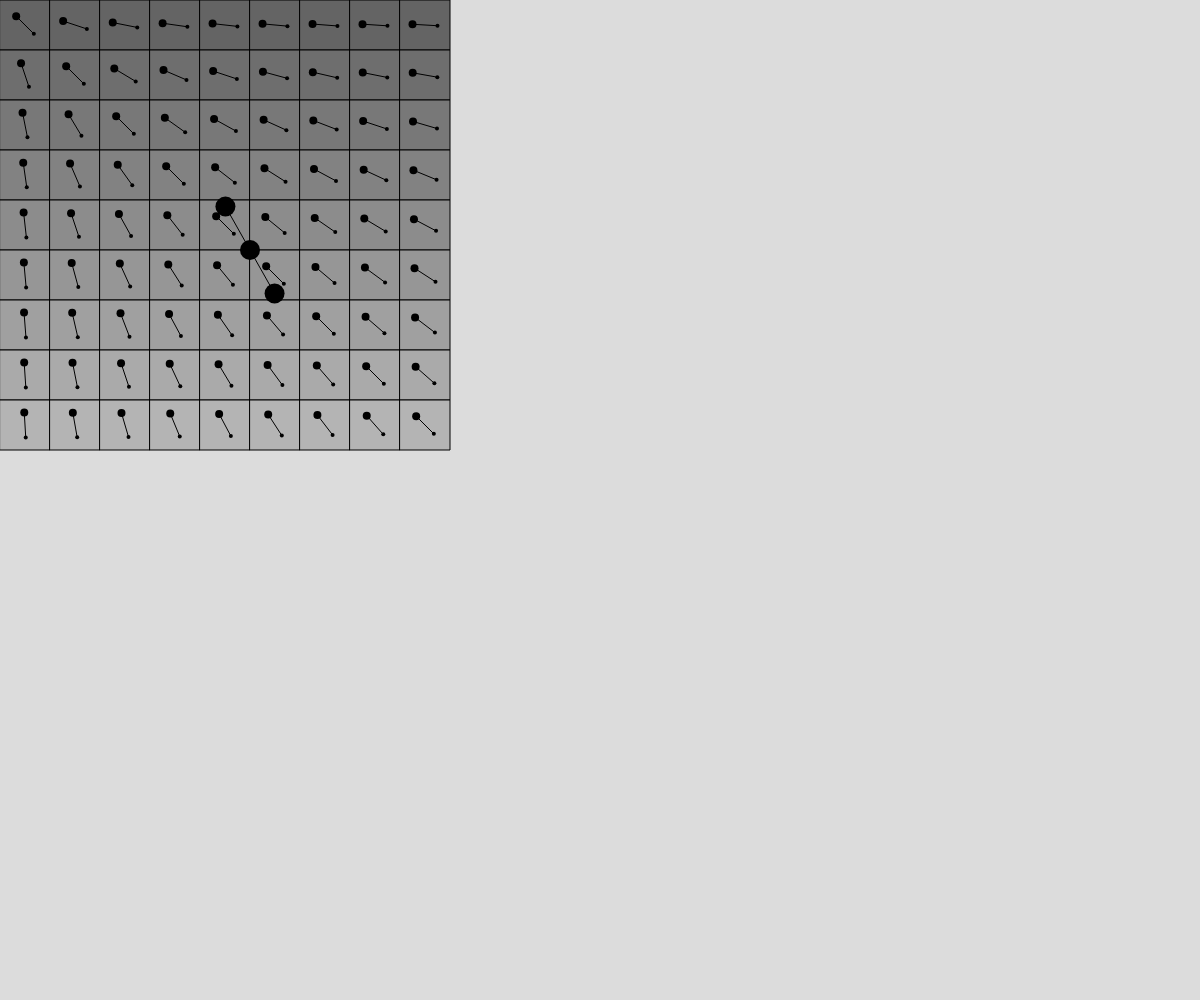
Frame 1 (no input)
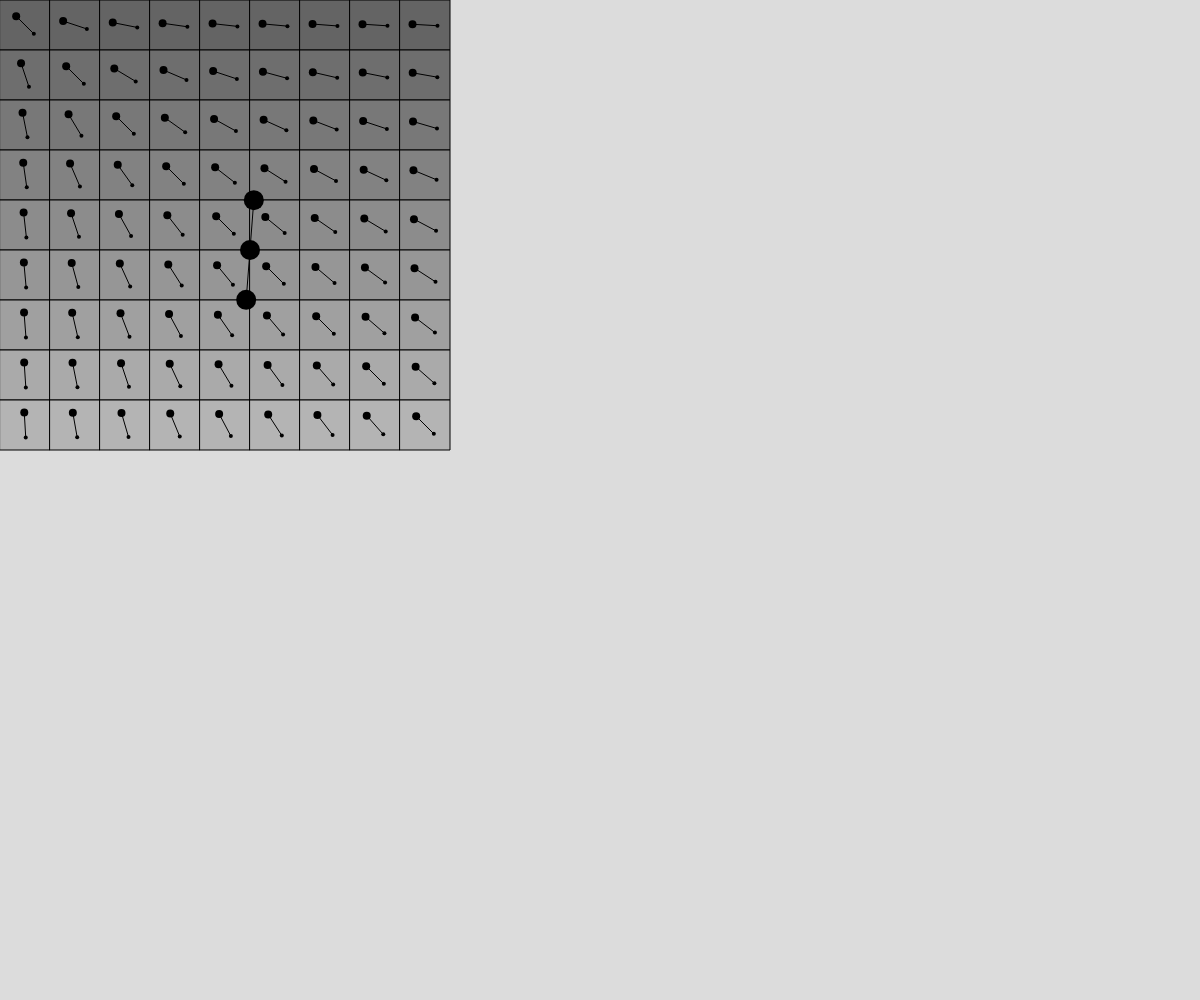
Frame 60 (no input)
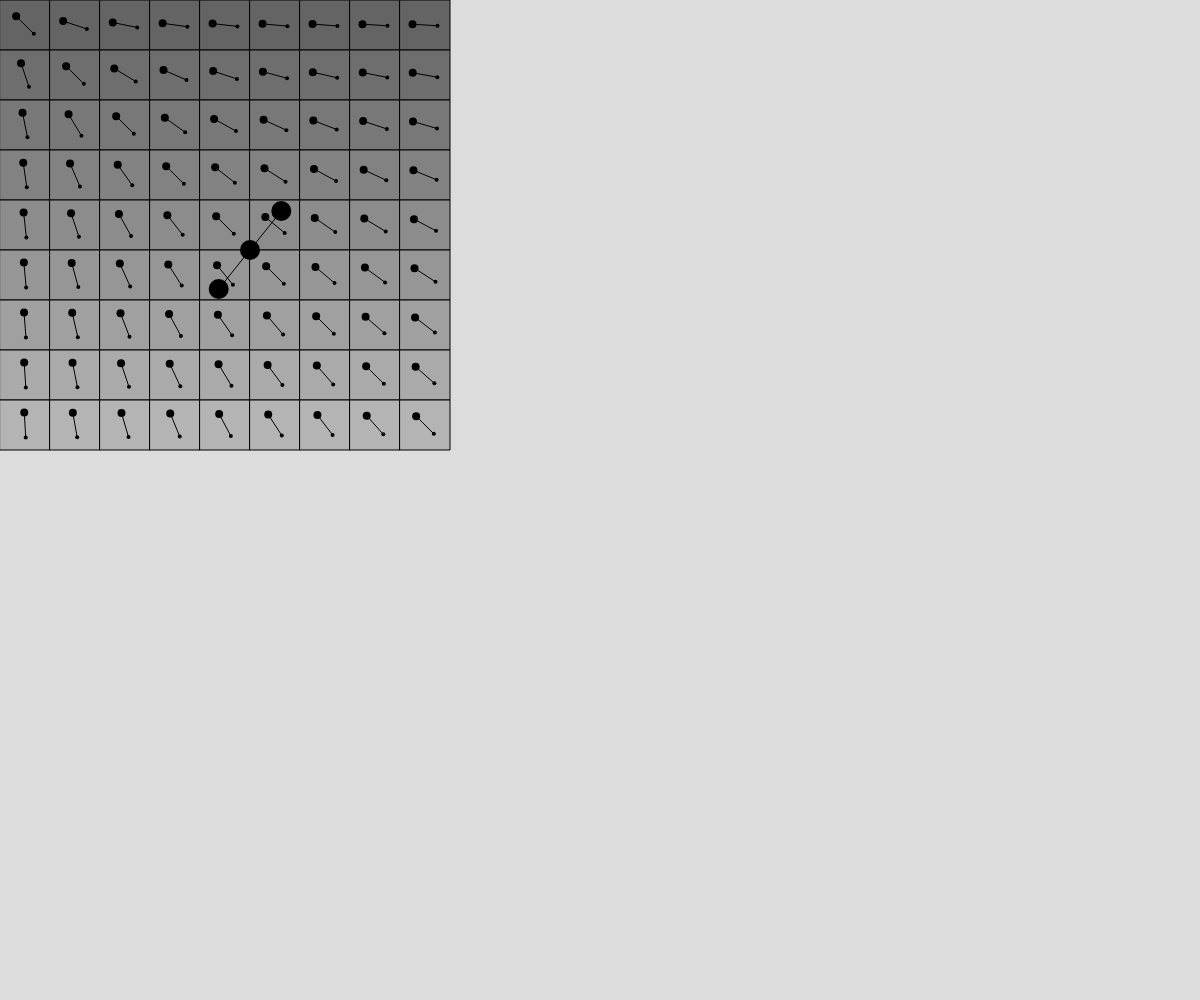
Frame 120 (the mouse pressed at the canvas centre since frame 60)

The p5.js sketch that drew these frames (run headless with seeded random() and noise() and a simulated clock; from frame 60 on, the mouse is pressed at the canvas centre):

// p5.js sketch
// ── sketch.js
let rows;
let cols;
let multiplier;
let point1;
let point2;
let angle;

function setup() {
  //frameRate(10);
  createCanvas(windowWidth, windowHeight);
  //noStroke();
  angle = PI/3;
  rows = 9;
  cols = 9;
  grid = 50;
}

function draw() {
  background(220);
  angle += 0.01;

  for(let row = 0; row < rows; row++ ) {
    for(let col = 0; col < cols; col++) {
      push();
      fill(100 + col * 10);
      rect(row * grid, col * grid, grid, grid);
      pop();
    }
  }

  //loadPixels();

  for(let row = 0; row < rows; row++ ) {
    for(let col = 0; col < cols; col++) {
      point1 = createVector(row * grid, col * grid);
      point1.add(grid / 2, grid / 2);
      point2 = point1.copy();

      point1.setMag(point1.mag() - grid / 4);
      point2.setMag(point2.mag() + grid / 4);

      push();
      strokeWeight(1);
      line(point1.x, point1.y, point2.x, point2.y);
      strokeWeight(8);
      point(point1.x, point1.y);
      strokeWeight(4);
      point(point2.x, point2.y);
      pop();
    }
  }

  console.log(map(128, 0, 255, -PI, PI));

  push();
  strokeWeight(20);
  let midpoint = createVector(250, 250);
  let start = createVector(1, 0);
  let end = createVector(1, 0);

  start.setMag(50);
  start.setHeading(angle);

  end.setMag(50);
  end.setHeading(angle + PI);

  start.add(midpoint);
  end.add(midpoint);

  point(midpoint.x, midpoint.y);
  point(start.x, start.y);
  point(end.x, end.y);

  strokeWeight(1);
  line(start.x, start.y, end.x, end.y)
  pop();

  //noLoop();
}

// ── Path.js
class Path {
  constructor(config) {
    this.segmentCount = config.segmentCount;
    this.startingPoint = config.startingPoint;
    this.magnitude = config.magnitude;
    this.segments = [];

    this.setup();
  }

  setup() {
    this.segments.push(
      new Segment({
        start: this.startingPoint,
        magnitude: this.magnitude,
      })
    );

    for (let i = 1; i < this.segmentCount; i++) {
      this.segments.push(
        new Segment({
          start: createVector(this.segments[i - 1].end.x, this.segments[i - 1].end.y),
          magnitude: this.magnitude,
        })
      );

      if (
        this.segments[i].end.x < 0 - overScan || this.segments[i].end.x > windowWidth + overScan ||
        this.segments[i].end.y < 0 - overScan || this.segments[i].end.y > windowHeight + overScan
      ) {
        //console.log('segment off canvas');
        this.segmentCount = i + 1;
      }
    }
  }

  draw() {
    strokeWeight(1);
    beginShape();
    //curveVertex(this.segments[0].start.x, this.segments[0].start.y);
    this.segments.forEach(segment => {
      curveVertex(segment.start.x, segment.start.y);
    });
    //curveVertex(this.segments[this.segments.length - 1].start.x, this.segments[this.segments.length - 1].start.y);
    endShape();

    this.segments.forEach((segment, index) => {
      if (index == 0 || index == this.segments.length - 1) {
        //console.log(index)
      } else {
        segment.draw();
      }
    });
  }
}
// ── Segment.js
class Segment {
  constructor(config) {
    this.start = config.start;
    this.end = createVector(0, 1);
    this.magnitude = config.magnitude;
    this.heading = 0;

    this.setup();
  }

  setup() {
    this.heading = sampleImageCanvas.get(this.start.x, this.start.y);
    this.heading = map(this.heading[0], 0, 255, -PI, PI);

    this.end.setMag(this.magnitude);
    this.end.setHeading(this.heading);
    this.end.add(this.start);
  }

  draw() {
    strokeWeight(4);
    point(this.start.x, this.start.y);
  }
}
